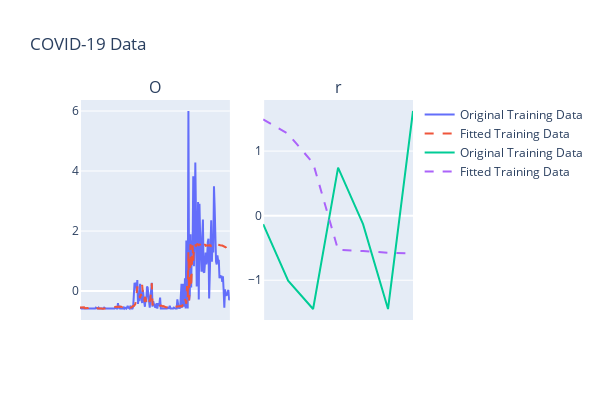

Source (notebook cell):
### Markdown cell above
### Convolutional LSTM

### Code cell
conv_lstm_model = Sequential()
conv_lstm_model.add(Conv1D(32, 2, activation='relu', input_shape=(3, 15)))  # Use kernel size 2 to fit the small input
conv_lstm_model.add(MaxPooling1D(pool_size=1))  # Pooling size 1 to prevent negative dimensions
conv_lstm_model.add(LSTM(64, return_sequences=True))
conv_lstm_model.add(LSTM(32, return_sequences=True))
conv_lstm_model.add(LSTM(16, return_sequences=True))
conv_lstm_model.add(LSTM(8, return_sequences=True))
conv_lstm_model.add(Dropout(0.2))
conv_lstm_model.add(Conv1D(16, 2, activation='relu'))  # Adjust kernel size to fit the reduced dimensions
conv_lstm_model.add(MaxPooling1D(pool_size=1))  # Pooling size 1 to prevent negative dimensions
conv_lstm_model.add(Flatten())
conv_lstm_model.add(Dense(units=1))
set_epsilon(1)
conv_lstm_model.compile(optimizer=Adam(learning_rate=0.0001), loss=MeanAbsoluteError(), metrics=[MeanAbsolutePercentageError()])

conv_lstm_model.summary()


# training
early_stopping = EarlyStopping(monitor='val_loss', patience=20, restore_best_weights=True)
reduce_lr = ReduceLROnPlateau(monitor='val_loss', factor=0.9, patience=5, min_lr=0.00000001)

history = conv_lstm_model.fit(X_train_seq, y_train_seq, epochs=200, batch_size=16, validation_split=0.2, verbose=2)


# plot the loss function
plt.plot(history.history['loss'], label='Training loss')
plt.plot(history.history['val_loss'], label='Validation loss')
plt.legend()


# visualization the result
y_pred_train = conv_lstm_model.predict(X_train_seq).reshape(-1,1)
y_pred_test = conv_lstm_model.predict(X_test_seq).reshape(-1,1)

num_dates = len(df['Date'])
step = max(1, num_dates // 15)
display_dates = df['Date'][::step]

fig = make_subplots(
    rows=1, cols=2,
    subplot_titles=("Original Training Data"),
    shared_xaxes=True
)

fig.add_trace(go.Scatter(x=np.arange(len(X_train) - sequence_length + 1), y=y_train_seq.flatten(), mode='lines', name='Original Training Data'), row=1, col=1)
fig.add_trace(go.Scatter(x=np.arange(len(X_train) - sequence_length + 1), y=y_pred_train.flatten(), mode='lines', name='Fitted Training Data', line=dict(dash='dash')), row=1, col=1)

fig.add_trace(go.Scatter(x=np.arange(len(X_test) - sequence_length + 1), y=y_test_seq.flatten(), mode='lines', name='Original Training Data'), row=1, col=2)
fig.add_trace(go.Scatter(x=np.arange(len(X_test) - sequence_length + 1), y=y_pred_test.flatten(), mode='lines', name='Fitted Training Data', line=dict(dash='dash')), row=1, col=2)

fig.update_layout(
    height=400, width=600,
    title_text="COVID-19 Data",
    hovermode='x unified'
)

for i in range(1, 2):
    for j in range(1, 3):
        fig.update_xaxes(
            tickvals=display_dates,
            tickformat="%b %d\n%Y",
            tickangle=45,
            row=i, col=j
        )
fig.show()


# Compute score metrics
# Convert to tensors
y_true_tf = tf.convert_to_tensor(y_test_seq.reshape(-1), dtype=tf.float32)
y_pred_tf = tf.convert_to_tensor(y_pred_test.reshape(-1), dtype=tf.float32)

# Initialize the metrics
mae_metric = tf.keras.metrics.MeanAbsoluteError()
mse_metric = tf.keras.metrics.MeanSquaredError()

# Update the state with the true and predicted values
mae_metric.update_state(y_true_tf, y_pred_tf)
mse_metric.update_state(y_true_tf, y_pred_tf)

# Calculate MAE and MSE
mae = mae_metric.result().numpy()
mse = mse_metric.result().numpy()

# Calculate RMSE
rmse = np.sqrt(mse)

# Calculate R² score
total_error = tf.reduce_sum(tf.square(y_true_tf - tf.reduce_mean(y_true_tf)))
unexplained_error = tf.reduce_sum(tf.square(y_true_tf - y_pred_tf))
r2_score = 1 - tf.divide(unexplained_error, total_error).numpy()

print(f"MAE: {mae}")
print(f"RMSE: {rmse}")
print(f"R² score: {r2_score}")


# save the model
conv_lstm_model.save("./checkpoints/conv_lstm.h5")

### Figure 1 — Plotly figure (JSON) as saved in the notebook; plotly's stock layout.template omitted (floating-point values rounded to 4 significant figures; data arrays with more than 128 entries replaced by an {"elided": "..."} marker saying what was removed)
{"data": [{"mode": "lines", "name": "Original Training Data", "type": "scatter", "x": {"elided": "219 int values"}, "xaxis": "x", "y": {"elided": "218 float values"}, "yaxis": "y"}, {"line": {"dash": "dash"}, "mode": "lines", "name": "Fitted Training Data", "type": "scatter", "x": {"elided": "219 int values"}, "xaxis": "x", "y": {"elided": "218 float values"}, "yaxis": "y"}, {"mode": "lines", "name": "Original Training Data", "type": "scatter", "x": [0, 1, 2, 3, 4, 5, 6, 7], "xaxis": "x2", "y": [-0.1314, -1.008, -1.446, 0.7448, -0.1314, -1.446, 1.621], "yaxis": "y2"}, {"line": {"dash": "dash"}, "mode": "lines", "name": "Fitted Training Data", "type": "scatter", "x": [0, 1, 2, 3, 4, 5, 6, 7], "xaxis": "x2", "y": [1.491, 1.266, 0.8137, -0.5298, -0.5478, -0.5747, -0.5861], "yaxis": "y2"}], "layout": {"annotations": [{"font": {"size": 16}, "showarrow": false, "text": "O", "x": 0.225, "xanchor": "center", "xref": "paper", "y": 1, "yanchor": "bottom", "yref": "paper"}, {"font": {"size": 16}, "showarrow": false, "text": "r", "x": 0.775, "xanchor": "center", "xref": "paper", "y": 1, "yanchor": "bottom", "yref": "paper"}], "height": 400, "hovermode": "x unified", "title": {"text": "COVID-19 Data"}, "width": 600, "xaxis": {"anchor": "y", "domain": [0, 0.45], "tickangle": 45, "tickformat": "%b %d\n%Y", "tickvals": ["2021-01-14T00:00:00", "2021-01-29T00:00:00", "2021-02-13T00:00:00", "2021-02-28T00:00:00", "2021-03-15T00:00:00", "2021-03-30T00:00:00", "2021-04-14T00:00:00", "2021-04-29T00:00:00", "2021-05-14T00:00:00", "2021-05-29T00:00:00", "2021-06-13T00:00:00", "2021-06-28T00:00:00", "2021-07-13T00:00:00", "2021-07-28T00:00:00", "2021-08-12T00:00:00", "2021-08-27T00:00:00"]}, "xaxis2": {"anchor": "y2", "domain": [0.55, 1], "tickangle": 45, "tickformat": "%b %d\n%Y", "tickvals": ["2021-01-14T00:00:00", "2021-01-29T00:00:00", "2021-02-13T00:00:00", "2021-02-28T00:00:00", "2021-03-15T00:00:00", "2021-03-30T00:00:00", "2021-04-14T00:00:00", "2021-04-29T00:00:00", "2021-05-14T00:00:00", "2021-05-29T00:00:00", "2021-06-13T00:00:00", "2021-06-28T00:00:00", "2021-07-13T00:00:00", "2021-07-28T00:00:00", "2021-08-12T00:00:00", "2021-08-27T00:00:00"]}, "yaxis": {"anchor": "x", "domain": [0, 1]}, "yaxis2": {"anchor": "x2", "domain": [0, 1]}}}
